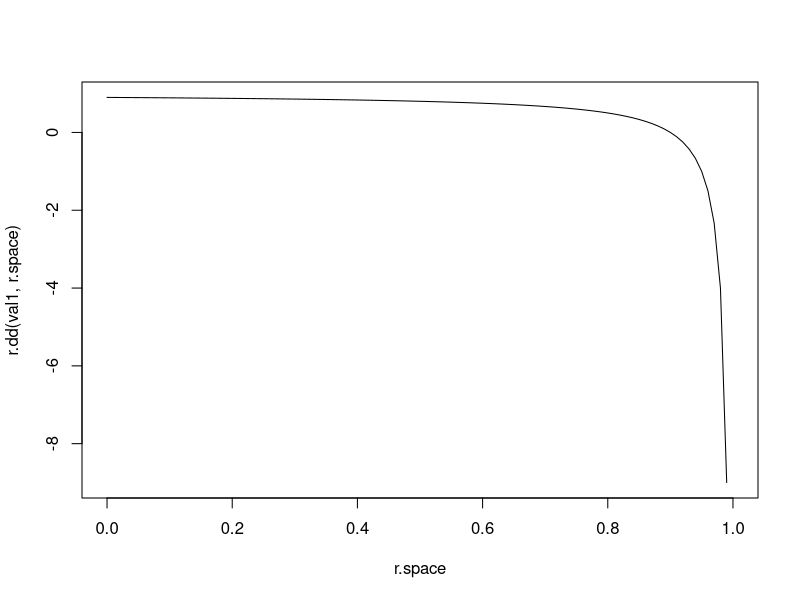

This figure's R source:

r.dd <- function(r.xx,r.yy,r.xy){
  a <- 1/2*(r.xx+r.yy)-r.xy
  b <- 1 - r.xy
  out <- a/b
  return(out)
}

r.dd <- function(r.xx,r.xy){
  a <- r.xx-r.xy
  b <- 1 - r.xy
  out <- a/b
  return(out)
}

r.space <- seq(0,1,0.01)

r.xx <- 0.9
r.yy <- r.xx
r.xy <- r.space


val1 <- 0.9
val2 <- 0.8
val3 <- 0.7

plot(r.space,r.dd(val1,r.space),type="l")
